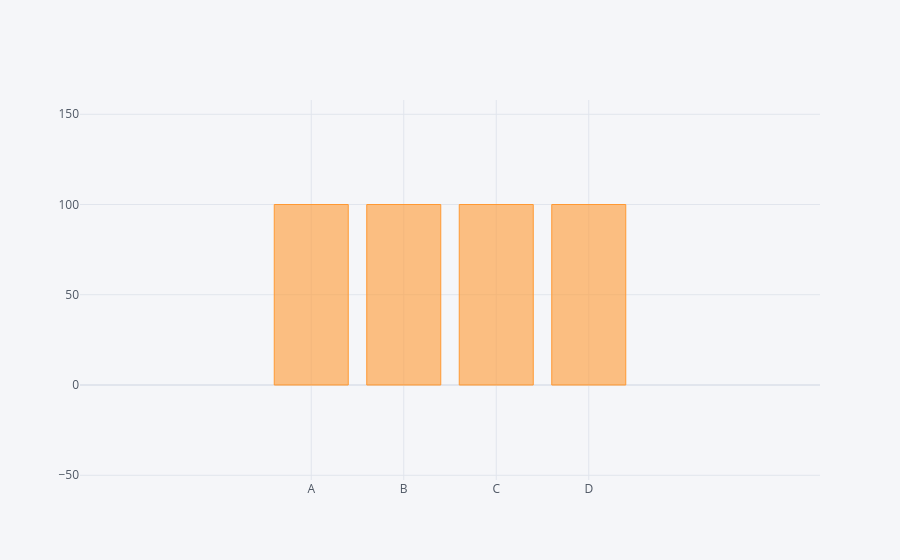

Here is the notebook cell this chart was saved with:
### Code cell
# bar plot
df.count().iplot(kind='bar')

### Figure 1 — Plotly figure (JSON) as saved in the notebook; plotly's stock layout.template omitted (floating-point values rounded to 4 significant figures)
{"data": [{"marker": {"color": "rgba(255, 153, 51, 0.6)", "line": {"color": "rgba(255, 153, 51, 1.0)", "width": 1}}, "name": "None", "orientation": "v", "text": "", "type": "bar", "x": ["A", "B", "C", "D"], "y": [100, 100, 100, 100]}], "layout": {"autosize": true, "legend": {"bgcolor": "#F5F6F9", "font": {"color": "#4D5663"}}, "paper_bgcolor": "#F5F6F9", "plot_bgcolor": "#F5F6F9", "title": {"font": {"color": "#4D5663"}}, "xaxis": {"autorange": false, "gridcolor": "#E1E5ED", "range": [-2.5, 5.5], "showgrid": true, "tickfont": {"color": "#4D5663"}, "title": {"font": {"color": "#4D5663"}, "text": ""}, "type": "category", "zerolinecolor": "#E1E5ED"}, "yaxis": {"autorange": false, "gridcolor": "#E1E5ED", "range": [-52.63, 157.9], "showgrid": true, "tickfont": {"color": "#4D5663"}, "title": {"font": {"color": "#4D5663"}, "text": ""}, "type": "linear", "zerolinecolor": "#E1E5ED"}}}
